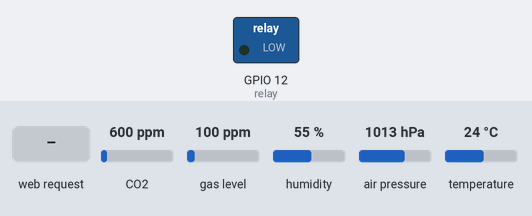
A sketch run on a simulated ESP8266 (NodeMCU). Shown: switched loads named in the sketch (green lamp = pin HIGH). The inputs (shaded band) are chosen by the test bench; at power-on: CO2 600 ppm, gas level 100 ppm, humidity 55 %, air pressure 1013 hPa, temperature 24 °C. WiFi joins after 1.5 s; servers stay silent unless stated; what the sketch prints to the serial monitor is not drawn.

Above: at 2.7 s.
2.8 s: HTTP request GET /manual_on received
At 3.3 s:
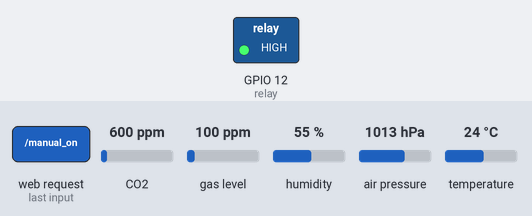
4.3 s: HTTP request GET /manual_off received
At 5.7 s:
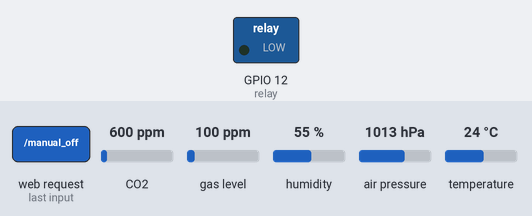
Timing chart, 0 to 7.3 s (numbered marks = the images above; inputs shaded):
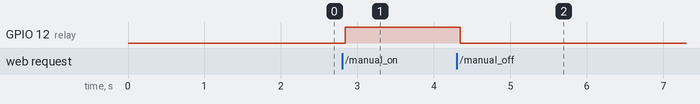

Measured:
- after the input at 2.8 s, GPIO 12 (relay): LOW → HIGH at once
- after the input at 4.3 s, GPIO 12 (relay): HIGH → LOW after 0.05 s

The sketch:

AirQualDisplay.ino
```cpp
#include <ESP8266WiFi.h>
#include <WiFiClient.h>
#include <ESP8266WebServer.h>
#include <Adafruit_SHT31.h>
#include "CJMCU8128.h"

// Wifi Setup
const char *ssid = "5H5F2";        //Enter your WIFI ssid
const char *password = "28749510"; //Enter your WIFI password
ESP8266WebServer server(80);

// Static IP
IPAddress local_IP(192, 168, 1, 100);
IPAddress gateway(192, 168, 1, 1);
IPAddress subnet(255, 255, 0, 0);

// Sensors
CJMCU8128 cjmcu;
Adafruit_SHT31 sht;

// Other Variables
const int relay = 12; //D6 on board
bool turnOn = false;

// Prepares the html page with the data from the sensor
String prepareHtmlPage()
{
    String htmlPage = "";
    htmlPage = String("<!DOCTYPE html>") +
        "<html>" +
        "<head>" +
            "<style>" +
                "body {background-color: powderblue; font-family: Arial; font-size: 4vw}" +
            "</style>" +
            "<title>Sensor Data</title>" +
        "</head>" +
        "<body>" +
            "<h1>Sensor Data</h1>" +
            "<p>Temperature (" + char(176) + "C): " + sht.readTemperature() + "</p>" +
            "<p>Humidity (%): " + sht.readHumidity() + "</p>" +
            "<p>Air Pressure (hpa): " + cjmcu.getPressure() + "</p>" +
            "<p>eCO2 (ppm): " + cjmcu.getCO2() + "</p>" +
            "<p>TVOC (ppb): " + cjmcu.getTVOC() + "</p>" +
            "<form action=\"/\" method=\"get\">" +
                "<input type=\"submit\" value=\"Refresh\" style=\"height:200px; width:100%; font-size:100%\">" +
            "</form>" +
            "<p><br>Air purifier status: " + (turnOn ? "On" : "Off") + "</p>";
    if (turnOn)
    {
        htmlPage += String("") +
            "<form action=\"/manual_off\">" +
                "<input type=\"submit\" value=\"" + (turnOn ? "Turn Off" : "Turn On") + "\" style=\"height:200px; width:100%; font-size:100%\">" +
            "</form>";
    }
    else
    {
        htmlPage += String("") +
            "<form action=\"/manual_on\">" +
                "<input type=\"submit\" value=\"" + (turnOn ? "Turn Off" : "Turn On") + "\" style=\"height:200px; width:100%; font-size:100%\">" +
            "</form>";
    }

    htmlPage += "</body></html>";
    return htmlPage;
}

// Default page or refresh
void handleRoot()
{
    cjmcu.update();
    server.send(200, "text/html", prepareHtmlPage());
}

// Method for turning ON the air purifier manually
void manualOn()
{
    cjmcu.update();
    turnOn = true;
    server.send(200, "text/html", prepareHtmlPage());
}

// Method for turning OFF the air purifier manually
void manualOff()
{
    cjmcu.update();
    turnOn = false;
    server.send(200, "text/html", prepareHtmlPage());
}

// Setup html page
void serverSetup()
{
    if (!WiFi.config(local_IP, gateway, subnet))
    {
        Serial.println("STA Failed to configure");
    }
    Serial.print("Configuring access point...");
    WiFi.begin(ssid, password);
    while (WiFi.status() != WL_CONNECTED)
    {
        delay(500);
        Serial.print(".");
    }
    Serial.println("");
    Serial.println("WiFi connected");
    Serial.println("IP address: ");
    Serial.println(WiFi.localIP());
    server.on("/", handleRoot);
    server.on("/manual_on", manualOn);
    server.on("/manual_off", manualOff);
    server.begin();
    Serial.println("HTTP server started");
}

void setup()
{
    Serial.begin(115200);
    pinMode(relay, OUTPUT);
    Wire.begin(); // Start I2C
    cjmcu.begin(); // Start CJMCU8128
    sht.begin(0x44); // Start SHT31
    serverSetup();
}

void loop()
{
    // Handle html pages
    server.handleClient();

    // Handle relay
    if (turnOn) {
        digitalWrite(relay, HIGH);
    } else {
        digitalWrite(relay, LOW);
    }
}
```

CJMCU8128.cpp
```cpp
#include "Arduino.h"
#include "CJMCU8128.h"

// Initializes all the sensors on CJMCU8128
// Wire should be started before this is called
void CJMCU8128::begin()
{
    bme.settings.commInterface = I2C_MODE;
    bme.settings.I2CAddress = BME280Address;
    bme.settings.runMode = 3; //Normal mode

    bme.begin();
    hdc.begin(HDC1080Address);
    ccs.begin();
}

// Read the values from the sensors and updates it to data array
void CJMCU8128::update()
{
    if (ccs.dataAvailable())
    {
        ccs.readAlgorithmResults();
        // Temp and Humiditiy (Celsius and RH%)
        data[0] = hdc.readT();  // These values will be incorrect because of the self-heating
        data[1] = hdc.readH();

        // Air pressure (hpa)
        bme.readTempC();                         // Need this to get proper reading
        data[2] = bme.readFloatPressure() / 100; // Converted from pascals to hectopascal

        // CO2 and TVOC
        data[3] = ccs.getCO2();
        data[4] = ccs.getTVOC();

        // Compensating the CCS811 with humidity and temperature readings from the HDC1080
        ccs.setEnvironmentalData(hdc.readH(), hdc.readT());
    }
}

// Gets temperature data in celsius
double CJMCU8128::getTemperature()
{
    return data[0];
}

// Gets humidity data
double CJMCU8128::getHumidity()
{
    return data[1];
}

// Gets atmospheric pressure in hpa
double CJMCU8128::getPressure()
{
    return data[2];
}

// Gets eCO2 in ppm
double CJMCU8128::getCO2()
{
    return data[3];
}

// Gets TVOC in ppb
double CJMCU8128::getTVOC()
{
    return data[4];
}
```

CJMCU8128.h
```cpp
/*
  CJMCU8128.h - Library for CJMCU8128 Sensor Combo.
  Created by kof223, December 9, 2020.
*/
#ifndef CJMCU8128_h
#define CJMCU8128_h

#include "Arduino.h"
#include <SparkFunCCS811.h>     //Click here to get the library: http://librarymanager/All#SparkFun_CCS811
#include <SparkFunBME280.h>     //Click here to get the library: http://librarymanager/All#SparkFun_BME280
#include <ClosedCube_HDC1080.h> //Click here to get the library: http://librarymanager/All#ClosedCube_HDC1080

class CJMCU8128
{
private:
    const int CCS811Address = 0x5A;
    const int HDC1080Address = 0x40;
    const int BME280Address = 0x76;
    CCS811 ccs;
    ClosedCube_HDC1080 hdc;
    BME280 bme;
    double data[5];

public:
    CJMCU8128() : ccs(CCS811Address)
    {
    }
    void begin();
    void update();
    double getTemperature();
    double getHumidity();
    double getPressure();
    double getCO2();
    double getTVOC();
};

#endif
```
